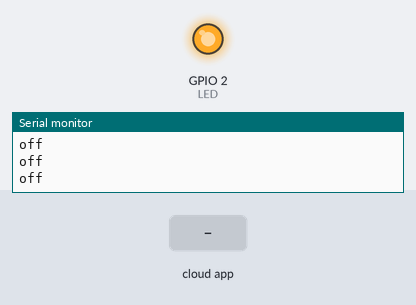
The sketch below on a simulated ESP32. Parts: output pins drawn as LEDs (lit = HIGH), the last lines printed to the serial monitor. The test bench sets the inputs (shaded band). WiFi joins after 1.5 s; servers stay silent unless stated; the Firebase database answers and starts empty.

Above: at 2.7 s.
2.8 s: the phone or cloud app sets Led1Status to 1
At 3.8 s:
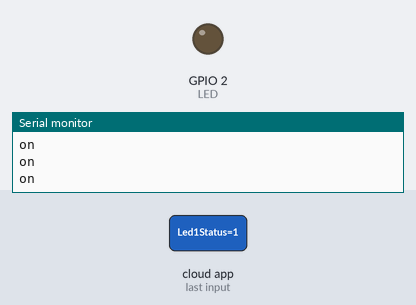
4.8 s: the phone or cloud app sets Led1Status to 0
At 6.0 s:
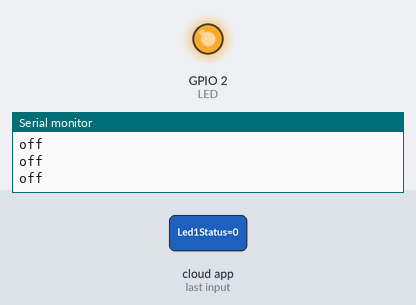
Timing chart, 0 to 7.8 s (numbered marks = the images above; inputs shaded):
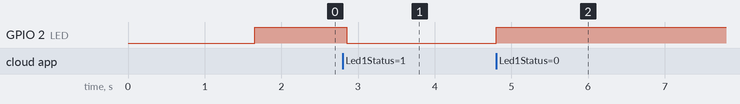

The sketch:

relay_control_firebase.ino
```cpp
#include <FirebaseESP32.h>
#if defined(ESP32)
#include <WiFi.h>
#elif defined(ESP8266)
#include <ESP8266WiFi.h>
#endif

#define WIFI_SSID "hello" // your wifi SSID
#define WIFI_PASSWORD "helloworld1" //your wifi PASSWORD

#define LED 2
#define FIREBASE_HOST "https://shakthi-f143a-default-rtdb.firebaseio.com/" // change here
#define FIREBASE_AUTH "MMK4mXNJRvB7smpsY1LBAJOnhY5HnaZLfCbzN1cd"  // your private key
FirebaseData firebaseData;

void setup ()
{
  pinMode(LED,OUTPUT);
  Serial.begin(115200);
  // connect to wifi.
  WiFi.begin(WIFI_SSID, WIFI_PASSWORD);
  Serial.print("connecting");
  while (WiFi.status() != WL_CONNECTED) {
    Serial.print(".");
    delay(500);
  }
  Serial.println();
  Serial.print("connected: ") ;
  Serial.println(WiFi.localIP());
  Firebase.begin(FIREBASE_HOST, FIREBASE_AUTH);
  Firebase.reconnectWiFi(true);
}
void loop ()
{
  if(Firebase.getString(firebaseData, "/Led1Status"))
  {
    String ledstatus = firebaseData.stringData();
    if(ledstatus.toInt() == 1){
      digitalWrite(LED,LOW);
      Serial.println("on");
    }
    else {
      digitalWrite(LED,HIGH);
      Serial.println("off");
    }
  }else{
    Serial.print("Error in getInt, ");
    Serial.println(firebaseData.errorReason());
  }
}
```

Measured:
- after the input at 2.8 s, GPIO 2 (LED): HIGH → LOW after 0.05 s
- after the input at 4.8 s, GPIO 2 (LED): LOW → HIGH at once
